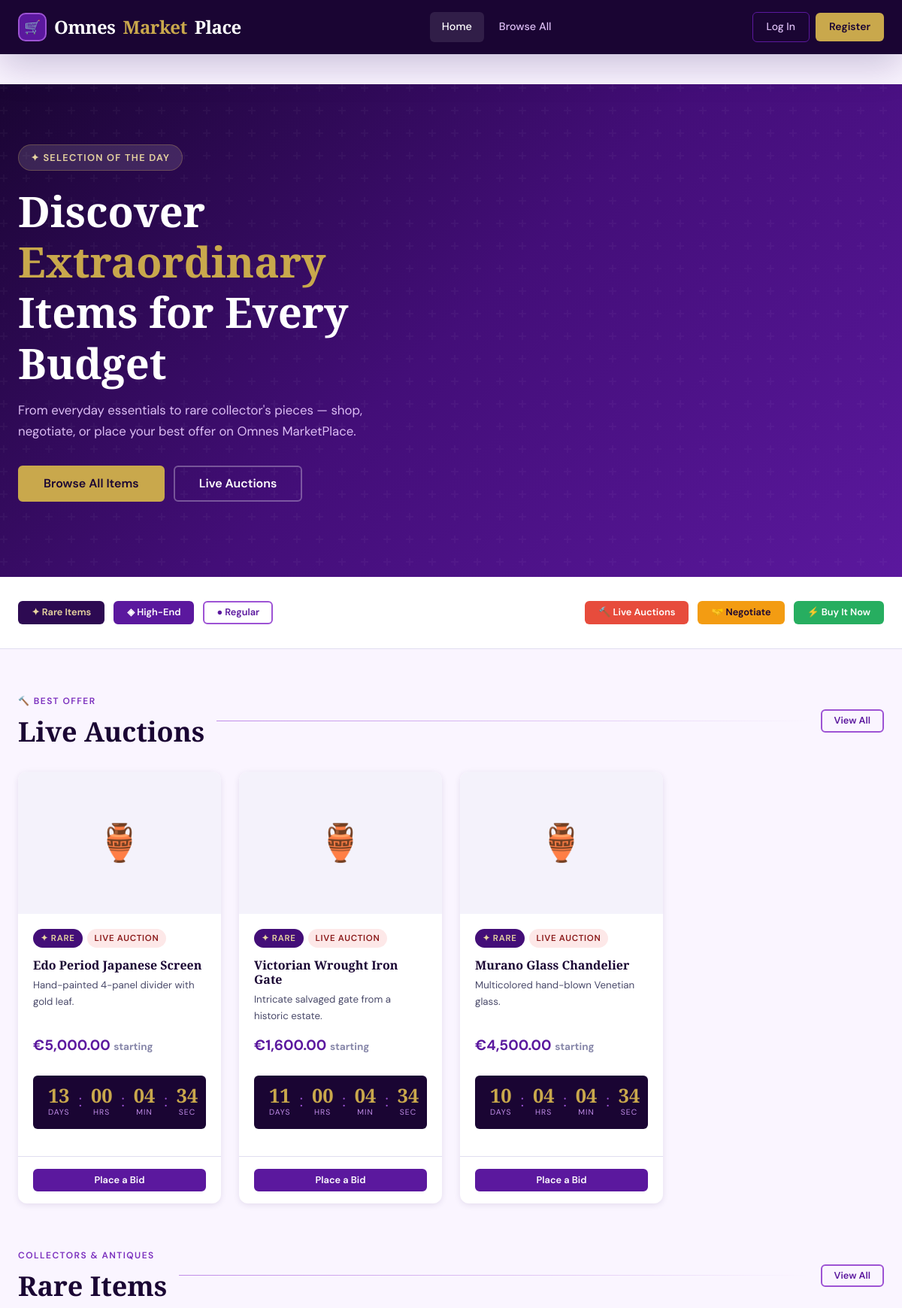
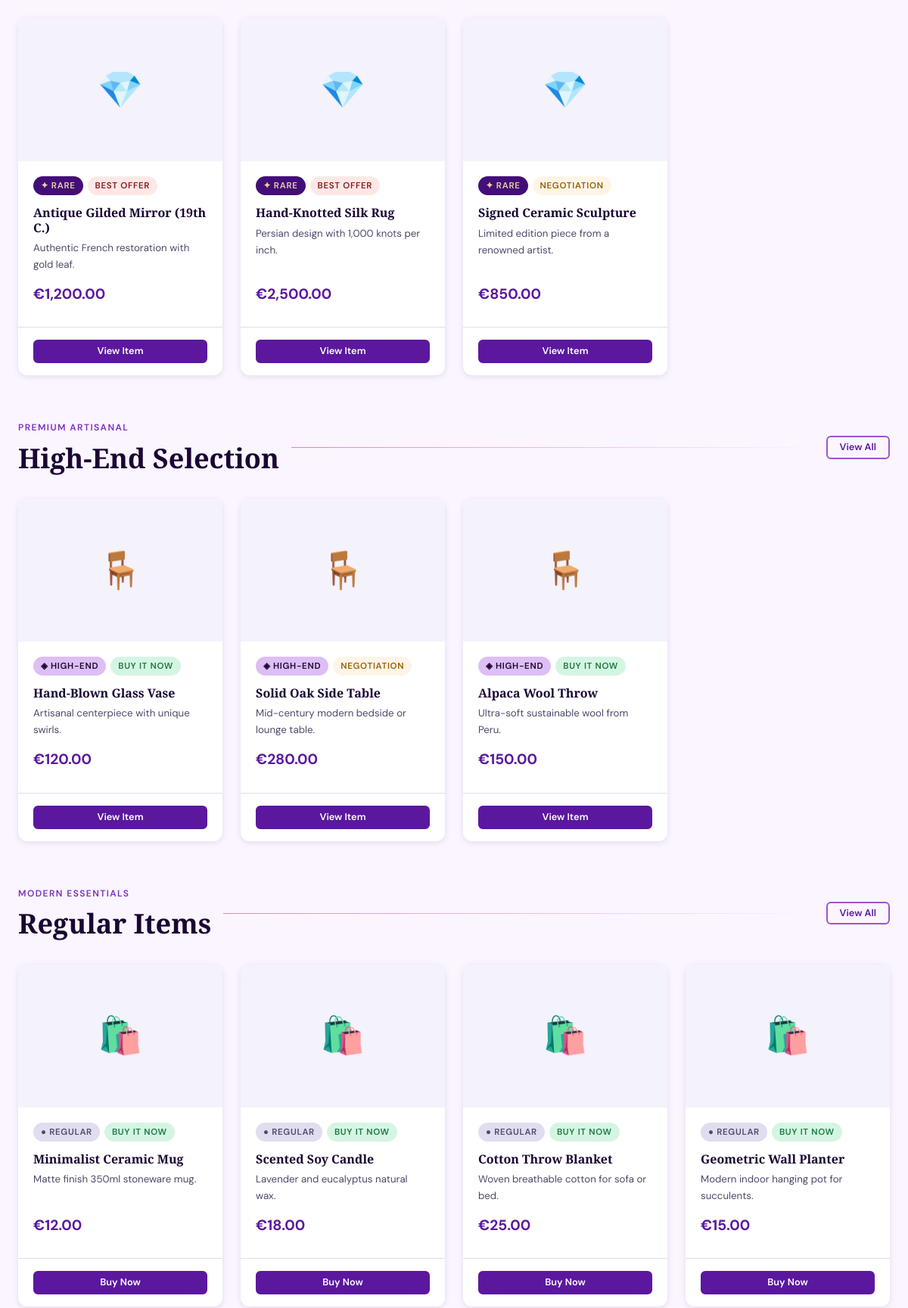
The page / (upper part) on the database its author committed (2 pictures, top to bottom).
### tables this page shows
CREATE TABLE IF NOT EXISTS products (
    id            INT AUTO_INCREMENT PRIMARY KEY,
    seller_id     INT NOT NULL,
    name          VARCHAR(200) NOT NULL,
    description   TEXT,
    defects       TEXT,
    price         DECIMAL(10,2) NOT NULL,
    category      ENUM('rare','high_end','regular') NOT NULL,
    sale_type     ENUM('buy_now','negotiation','best_offer') NOT NULL DEFAULT 'buy_now',
    image         VARCHAR(255),
    video_url     VARCHAR(255),
    auction_start DATETIME,
    auction_end   DATETIME,
    is_sold       TINYINT(1) DEFAULT 0,
    created_at    TIMESTAMP DEFAULT CURRENT_TIMESTAMP,
    FOREIGN KEY (seller_id) REFERENCES users(id) ON DELETE CASCADE
);

### includes/functions.php (called while the page is built, shortened)
<?php
function formatPrice($price) {
    return '€' . number_format((float)$price, 2, '.', ',');
}
function getCategoryLabel($category) {
    $labels = [
        'rare'     => '✦ Rare',
        'high_end' => '◈ High-End',
        'regular'  => '● Regular',
    ];
    return $labels[$category] ?? ucfirst($category);
}
function getSaleTypeLabel($sale_type) {
    $labels = [
        'buy_now'     => 'Buy It Now',
        'negotiation' => 'Negotiation',
        'best_offer'  => 'Best Offer',
    ];
    return $labels[$sale_type] ?? ucfirst($sale_type);
}
function getProducts($conn, $category = null, $sale_type = null, $limit = null) {
    $sql = "SELECT p.*, u.username AS seller_name
            FROM products p
            LEFT JOIN users u ON p.seller_id = u.id
            WHERE p.is_sold = 0";
    $params = [];
    $types  = '';
    if ($category) {
        $sql    .= " AND p.category = ?";
        $params[] = $category;
        $types   .= 's';
    }
    $sql .= " ORDER BY p.created_at DESC";
    if ($limit) {
        $sql .= " LIMIT ?";
        $params[] = $limit;
        $types   .= 'i';
    }
    $stmt = $conn->prepare($sql);
    if ($params) {
        $stmt->bind_param($types, ...$params);
    }
    $stmt->execute();
    $result = $stmt->get_result();
    return $result->fetch_all(MYSQLI_ASSOC);
}
function getActiveAuctions($conn) {
    $sql = "SELECT p.*, u.username AS seller_name,
                   (SELECT MAX(bid_amount) FROM bids WHERE product_id = p.id) AS highest_bid,
                   (SELECT COUNT(*) FROM bids WHERE product_id = p.id) AS bid_count
            FROM products p
            LEFT JOIN users u ON p.seller_id = u.id
            WHERE p.sale_type = 'best_offer' AND p.is_sold = 0
            ORDER BY p.auction_end DESC";
    $result = $conn->query($sql);
    return $result->fetch_all(MYSQLI_ASSOC);
}
function truncateText($text, $length = 80) {
    if (strlen($text) <= $length) return $text;
    return substr($text, 0, $length) . '…';
}
?>

### index.php (the view, shortened to what this page needs)
<?php
require_once 'includes/db.php';
require_once 'includes/functions.php';
$rare_items    = getProducts($conn, 'rare',    null, 3);
$highend_items = getProducts($conn, 'high_end', null, 3);
$regular_items = getProducts($conn, 'regular',  null, 6);
$live_auctions = getActiveAuctions($conn);
array_splice($live_auctions, 3);
require_once 'templates/header.php';
?>
<section class="hero">
    <div class="container">
        <div class="hero-content">
            <div class="hero-eyebrow">✦ Selection of the Day</div>
            <h1>
                Discover <em>Extraordinary</em><br>
                Items for Every Budget
            </h1>
            <p>
                From everyday essentials to rare collector's pieces — shop, negotiate,
                or place your best offer on Omnes MarketPlace.
            </p>
            <div class="hero-cta">
                <a href="products.php" class="btn btn-gold btn-lg">Browse All Items</a>
                <a href="products.php?sale=best_offer" class="btn btn-secondary btn-lg"
                   style="color:var(--white);border-color:rgba(255,255,255,0.3);">
                    Live Auctions
                </a>
            </div>
        </div>
    </div>
</section>
<section style="background:var(--white);padding:32px 0;border-bottom:1px solid var(--gray-200);">
    <div class="container d-flex gap-16 flex-wrap align-center justify-between">
        <div style="display:flex;gap:12px;flex-wrap:wrap;">
            <a href="products.php?cat=rare"     class="btn btn-sm" style="background:var(--purple-800);color:var(--gold-light);">✦ Rare Items</a>
            <a href="products.php?cat=high_end" class="btn btn-sm btn-primary">◈ High-End</a>
            <a href="products.php?cat=regular"  class="btn btn-sm btn-secondary">● Regular</a>
        </div>
        <div style="display:flex;gap:12px;flex-wrap:wrap;">
            <a href="products.php?sale=best_offer"  class="btn btn-sm" style="background:var(--danger);color:var(--white);">🔨 Live Auctions</a>
            <a href="products.php?sale=negotiation" class="btn btn-sm" style="background:var(--warning);color:var(--purple-900);">🤝 Negotiate</a>
            <a href="products.php?sale=buy_now"     class="btn btn-sm" style="background:var(--success);color:var(--white);">⚡ Buy It Now</a>
        </div>
    </div>
</section>
<div class="container">
    <?php if (!empty($live_auctions)): ?>
    <section style="margin-top:60px;">
        <div class="section-title">
            <div>
                <p class="section-label">🔨 Best Offer</p>
                <h2>Live Auctions</h2>
            </div>
            <div class="section-title-line"></div>
            <a href="products.php?sale=best_offer" class="btn btn-sm btn-secondary" style="white-space:nowrap;">View All</a>
        </div>
        <div class="products-grid">
            <?php foreach ($live_auctions as $item):
                $img = !empty($item['image']) ? 'assets/uploads/' . htmlspecialchars($item['image']) : null;
            ?>
            <div class="card product-card product-card-wrap"
                 data-category="<?php echo htmlspecialchars($item['category']); ?>"
                 data-sale-type="<?php echo htmlspecialchars($item['sale_type']); ?>">
                <div class="product-card-img">
                    <?php if ($img): ?>
                        <img src="<?php echo $img; ?>" alt="<?php echo htmlspecialchars($item['name']); ?>" loading="lazy">
                    <?php else: ?>
                        <div class="placeholder-icon">🏺</div>
                    <?php endif; ?>
                </div>
                <div class="card-body">
                    <div class="product-meta">
                        <span class="badge badge-rare"><?php echo getCategoryLabel($item['category']); ?></span>
                        <span class="badge badge-best-offer">Live Auction</span>
                    </div>
                    <h3 class="product-name"><?php echo htmlspecialchars($item['name']); ?></h3>
                    <p class="product-description"><?php echo truncateText(htmlspecialchars($item['description'])); ?></p>
                    <div class="product-price"><?php echo formatPrice($item['price']); ?> <span class="text-small text-muted">starting</span></div>
                    <?php if ($item['auction_end']): ?>
                    <div class="auction-timer" data-end="<?php echo htmlspecialchars($item['auction_end']); ?>">
                        <div class="timer-segment"><div class="timer-value t-days">--</div><div class="timer-label">Days</div></div>
                        <div class="timer-sep">:</div>
                        <div class="timer-segment"><div class="timer-value t-hours">--</div><div class="timer-label">Hrs</div></div>
                        <div class="timer-sep">:</div>
                        <div class="timer-segment"><div class="timer-value t-mins">--</div><div class="timer-label">Min</div></div>
                        <div class="timer-sep">:</div>
                        <div class="timer-segment"><div class="timer-value t-secs">--</div><div class="timer-label">Sec</div></div>
                    </div>
                    <?php endif; ?>
                </div>
                <div class="card-footer">
                    <a href="product.php?id=<?php echo (int)$item['id']; ?>" class="btn btn-primary btn-full btn-sm">
                        Place a Bid
                    </a>
                </div>
            </div>
            <?php endforeach; ?>
        </div>
    </section>
    <?php endif; ?>
    <?php if (!empty($rare_items)): ?>
    <section style="margin-top:60px;">
        <div class="section-title">
            <div>
                <p class="section-label">Collectors & Antiques</p>
                <h2>Rare Items</h2>
            </div>
            <div class="section-title-line"></div>
            <a href="products.php?cat=rare" class="btn btn-sm btn-secondary" style="white-space:nowrap;">View All</a>
        </div>
        <div class="products-grid">
            <?php foreach ($rare_items as $item):
                $img = !empty($item['image']) ? 'assets/uploads/' . htmlspecialchars($item['image']) : null;
            ?>
            <div class="card product-card">
                <div class="product-card-img">
                    <?php if ($img): ?>
                        <img src="<?php echo $img; ?>" alt="<?php echo htmlspecialchars($item['name']); ?>" loading="lazy">
                    <?php else: ?>
                        <div class="placeholder-icon">💎</div>
                    <?php endif; ?>
                </div>
                <div class="card-body">
                    <div class="product-meta">
                        <span class="badge badge-rare"><?php echo getCategoryLabel($item['category']); ?></span>
                        <span class="badge badge-<?php echo str_replace('_','-',$item['sale_type']); ?>">
                            <?php echo getSaleTypeLabel($item['sale_type']); ?>
                        </span>
                    </div>
                    <h3 class="product-name"><?php echo htmlspecialchars($item['name']); ?></h3>
                    <p class="product-description"><?php echo truncateText(htmlspecialchars($item['description'])); ?></p>
                    <div class="product-price"><?php echo formatPrice($item['price']); ?></div>
                </div>
                <div class="card-footer">
                    <a href="product.php?id=<?php echo (int)$item['id']; ?>" class="btn btn-primary btn-full btn-sm">View Item</a>
                </div>
            </div>
            <?php endforeach; ?>
        </div>
    </section>
    <?php endif; ?>
    <?php if (!empty($highend_items)): ?>
    <section style="margin-top:60px;">
        <div class="section-title">
            <div>
                <p class="section-label">Premium Artisanal</p>
                <h2>High-End Selection</h2>
            </div>
            <div class="section-title-line"></div>
            <a href="products.php?cat=high_end" class="btn btn-sm btn-secondary" style="white-space:nowrap;">View All</a>
        </div>
        <div class="products-grid">
            <?php foreach ($highend_items as $item):
                $img = !empty($item['image']) ? 'assets/uploads/' . htmlspecialchars($item['image']) : null;
            ?>
            <div class="card product-card">
                <div class="product-card-img">
                    <?php if ($img): ?>
                        <img src="<?php echo $img; ?>" alt="<?php echo htmlspecialchars($item['name']); ?>" loading="lazy">
                    <?php else: ?>
                        <div class="placeholder-icon">🪑</div>
                    <?php endif; ?>
                </div>
                <div class="card-body">
                    <div class="product-meta">
                        <span class="badge badge-high-end"><?php echo getCategoryLabel($item['category']); ?></span>
                        <span class="badge badge-<?php echo str_replace('_','-',$item['sale_type']); ?>">
                            <?php echo getSaleTypeLabel($item['sale_type']); ?>
                        </span>
                    </div>
                    <h3 class="product-name"><?php echo htmlspecialchars($item['name']); ?></h3>
                    <p class="product-description"><?php echo truncateText(htmlspecialchars($item['description'])); ?></p>
                    <div class="product-price"><?php echo formatPrice($item['price']); ?></div>
                </div>
                <div class="card-footer">
                    <a href="product.php?id=<?php echo (int)$item['id']; ?>" class="btn btn-primary btn-full btn-sm">View Item</a>
                </div>
            </div>
            <?php endforeach; ?>
        </div>
    </section>
    <?php endif; ?>
    <?php if (!empty($regular_items)): ?>
    <section style="margin-top:60px;margin-bottom:40px;">
        <div class="section-title">
            <div>
                <p class="section-label">Modern Essentials</p>
                <h2>Regular Items</h2>
            </div>
            <div class="section-title-line"></div>
            <a href="products.php?cat=regular" class="btn btn-sm btn-secondary" style="white-space:nowrap;">View All</a>
        </div>
        <div class="products-grid">
            <?php foreach ($regular_items as $item):
                $img = !empty($item['image']) ? 'assets/uploads/' . htmlspecialchars($item['image']) : null;
            ?>
            <div class="card product-card">
                <div class="product-card-img">
                    <?php if ($img): ?>
                        <img src="<?php echo $img; ?>" alt="<?php echo htmlspecialchars($item['name']); ?>" loading="lazy">
                    <?php else: ?>
                        <div class="placeholder-icon">🛍️</div>
                    <?php endif; ?>
                </div>
                <div class="card-body">
                    <div class="product-meta">
                        <span class="badge badge-regular"><?php echo getCategoryLabel($item['category']); ?></span>
                        <span class="badge badge-buy-now">Buy It Now</span>
                    </div>
                    <h3 class="product-name"><?php echo htmlspecialchars($item['name']); ?></h3>
                    <p class="product-description"><?php echo truncateText(htmlspecialchars($item['description'])); ?></p>
                    <div class="product-price"><?php echo formatPrice($item['price']); ?></div>
                </div>
                <div class="card-footer">
                    <a href="product.php?id=<?php echo (int)$item['id']; ?>" class="btn btn-primary btn-full btn-sm">Buy Now</a>
                </div>
            </div>
            <?php endforeach; ?>
        </div>
    </section>
    <?php endif; ?>
</div>
<?php require_once 'templates/footer.php'; ?>

### rows shown on the page
products: category "✦ RARE", name "Edo Period Japanese Screen", description "Hand-painted 4-panel divider with gold leaf.", price "€5,000.00"
products: category "✦ RARE", name "Victorian Wrought Iron Gate", description "Intricate salvaged gate from a historic estate.", price "€1,600.00"
products: category "✦ RARE", name "Murano Glass Chandelier", description "Multicolored hand-blown Venetian glass.", price "€4,500.00"
products: category "✦ RARE", sale_type "BEST OFFER", name "Antique Gilded Mirror (19th C.)", description "Authentic French restoration with gold leaf.", price "€1,200.00"
products: category "✦ RARE", sale_type "BEST OFFER", name "Hand-Knotted Silk Rug", description "Persian design with 1,000 knots per inch.", price "€2,500.00"
products: category "✦ RARE", sale_type "NEGOTIATION", name "Signed Ceramic Sculpture", description "Limited edition piece from a renowned artist.", price "€850.00"
products: category "◈ HIGH-END", sale_type "BUY IT NOW", name "Hand-Blown Glass Vase", description "Artisanal centerpiece with unique swirls.", price "€120.00"
products: category "◈ HIGH-END", sale_type "NEGOTIATION", name "Solid Oak Side Table", description "Mid-century modern bedside or lounge table.", price "€280.00"
products: category "◈ HIGH-END", sale_type "BUY IT NOW", name "Alpaca Wool Throw", description "Ultra-soft sustainable wool from Peru.", price "€150.00"
products: category "● REGULAR", name "Minimalist Ceramic Mug", description "Matte finish 350ml stoneware mug.", price "€12.00"
products: category "● REGULAR", name "Scented Soy Candle", description "Lavender and eucalyptus natural wax.", price "€18.00"
products: category "● REGULAR", name "Cotton Throw Blanket", description "Woven breathable cotton for sofa or bed.", price "€25.00"
products: category "● REGULAR", name "Geometric Wall Planter", description "Modern indoor hanging pot for succulents.", price "€15.00"
